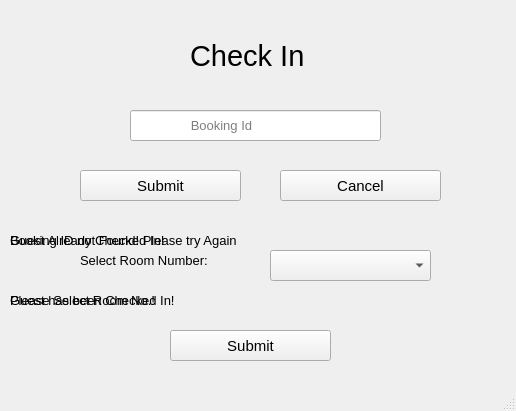
<?xml version="1.0" encoding="UTF-8"?>
<ui version="4.0">
 <class>checkin</class>
 <widget class="QMainWindow" name="checkin">
  <property name="geometry">
   <rect>
    <x>0</x>
    <y>0</y>
    <width>516</width>
    <height>411</height>
   </rect>
  </property>
  <property name="windowTitle">
   <string>MainWindow</string>
  </property>
  <widget class="QWidget" name="centralwidget">
   <widget class="QLabel" name="checkin_label">
    <property name="geometry">
     <rect>
      <x>190</x>
      <y>30</y>
      <width>161</width>
      <height>51</height>
     </rect>
    </property>
    <property name="font">
     <font>
      <pointsize>22</pointsize>
     </font>
    </property>
    <property name="text">
     <string>Check In</string>
    </property>
   </widget>
   <widget class="QComboBox" name="select_roomno">
    <property name="enabled">
     <bool>true</bool>
    </property>
    <property name="geometry">
     <rect>
      <x>270</x>
      <y>250</y>
      <width>161</width>
      <height>31</height>
     </rect>
    </property>
    <property name="font">
     <font>
      <pointsize>8</pointsize>
     </font>
    </property>
    <property name="placeholderText">
     <string>Room Type</string>
    </property>
    <item>
     <property name="text">
      <string>Select</string>
     </property>
    </item>
   </widget>
   <widget class="QLabel" name="select_room_label">
    <property name="enabled">
     <bool>true</bool>
    </property>
    <property name="geometry">
     <rect>
      <x>80</x>
      <y>250</y>
      <width>171</width>
      <height>21</height>
     </rect>
    </property>
    <property name="font">
     <font>
      <pointsize>10</pointsize>
     </font>
    </property>
    <property name="toolTip">
     <string>&lt;html&gt;&lt;head/&gt;&lt;body&gt;&lt;p&gt;Name&lt;/p&gt;&lt;/body&gt;&lt;/html&gt;</string>
    </property>
    <property name="whatsThis">
     <string>&lt;html&gt;&lt;head/&gt;&lt;body&gt;&lt;p&gt;Name&lt;/p&gt;&lt;/body&gt;&lt;/html&gt;</string>
    </property>
    <property name="text">
     <string>Select Room Number:</string>
    </property>
   </widget>
   <widget class="QPushButton" name="room_submit">
    <property name="enabled">
     <bool>true</bool>
    </property>
    <property name="geometry">
     <rect>
      <x>170</x>
      <y>330</y>
      <width>161</width>
      <height>31</height>
     </rect>
    </property>
    <property name="font">
     <font>
      <pointsize>11</pointsize>
     </font>
    </property>
    <property name="text">
     <string>Submit</string>
    </property>
   </widget>
   <widget class="QLabel" name="bookingnotfound_label">
    <property name="enabled">
     <bool>true</bool>
    </property>
    <property name="geometry">
     <rect>
      <x>10</x>
      <y>230</y>
      <width>301</width>
      <height>21</height>
     </rect>
    </property>
    <property name="font">
     <font>
      <pointsize>10</pointsize>
     </font>
    </property>
    <property name="toolTip">
     <string>&lt;html&gt;&lt;head/&gt;&lt;body&gt;&lt;p&gt;Name&lt;/p&gt;&lt;/body&gt;&lt;/html&gt;</string>
    </property>
    <property name="whatsThis">
     <string>&lt;html&gt;&lt;head/&gt;&lt;body&gt;&lt;p&gt;Name&lt;/p&gt;&lt;/body&gt;&lt;/html&gt;</string>
    </property>
    <property name="text">
     <string>Booking ID not Found! Please try Again</string>
    </property>
   </widget>
   <widget class="QPushButton" name="back">
    <property name="geometry">
     <rect>
      <x>280</x>
      <y>170</y>
      <width>161</width>
      <height>31</height>
     </rect>
    </property>
    <property name="font">
     <font>
      <pointsize>11</pointsize>
     </font>
    </property>
    <property name="text">
     <string>Cancel</string>
    </property>
   </widget>
   <widget class="QPushButton" name="booking_submit">
    <property name="geometry">
     <rect>
      <x>80</x>
      <y>170</y>
      <width>161</width>
      <height>31</height>
     </rect>
    </property>
    <property name="font">
     <font>
      <pointsize>11</pointsize>
     </font>
    </property>
    <property name="text">
     <string>Submit</string>
    </property>
   </widget>
   <widget class="QLabel" name="roomnonotfound_label">
    <property name="enabled">
     <bool>true</bool>
    </property>
    <property name="geometry">
     <rect>
      <x>10</x>
      <y>290</y>
      <width>151</width>
      <height>21</height>
     </rect>
    </property>
    <property name="font">
     <font>
      <pointsize>10</pointsize>
     </font>
    </property>
    <property name="toolTip">
     <string>&lt;html&gt;&lt;head/&gt;&lt;body&gt;&lt;p&gt;Name&lt;/p&gt;&lt;/body&gt;&lt;/html&gt;</string>
    </property>
    <property name="whatsThis">
     <string>&lt;html&gt;&lt;head/&gt;&lt;body&gt;&lt;p&gt;Name&lt;/p&gt;&lt;/body&gt;&lt;/html&gt;</string>
    </property>
    <property name="text">
     <string>Please Select Room No.!</string>
    </property>
   </widget>
   <widget class="QLabel" name="guestcheckedin_label">
    <property name="enabled">
     <bool>true</bool>
    </property>
    <property name="geometry">
     <rect>
      <x>10</x>
      <y>290</y>
      <width>181</width>
      <height>21</height>
     </rect>
    </property>
    <property name="font">
     <font>
      <pointsize>10</pointsize>
     </font>
    </property>
    <property name="toolTip">
     <string>&lt;html&gt;&lt;head/&gt;&lt;body&gt;&lt;p&gt;Name&lt;/p&gt;&lt;/body&gt;&lt;/html&gt;</string>
    </property>
    <property name="whatsThis">
     <string>&lt;html&gt;&lt;head/&gt;&lt;body&gt;&lt;p&gt;Name&lt;/p&gt;&lt;/body&gt;&lt;/html&gt;</string>
    </property>
    <property name="text">
     <string>Guest has been Checked In!</string>
    </property>
   </widget>
   <widget class="QLineEdit" name="booking_Id">
    <property name="geometry">
     <rect>
      <x>130</x>
      <y>110</y>
      <width>251</width>
      <height>31</height>
     </rect>
    </property>
    <property name="font">
     <font>
      <pointsize>10</pointsize>
     </font>
    </property>
    <property name="placeholderText">
     <string>                Booking Id</string>
    </property>
   </widget>
   <widget class="QLabel" name="guestalreadycheckedin_label">
    <property name="enabled">
     <bool>true</bool>
    </property>
    <property name="geometry">
     <rect>
      <x>10</x>
      <y>230</y>
      <width>301</width>
      <height>21</height>
     </rect>
    </property>
    <property name="font">
     <font>
      <pointsize>10</pointsize>
     </font>
    </property>
    <property name="toolTip">
     <string>&lt;html&gt;&lt;head/&gt;&lt;body&gt;&lt;p&gt;Name&lt;/p&gt;&lt;/body&gt;&lt;/html&gt;</string>
    </property>
    <property name="whatsThis">
     <string>&lt;html&gt;&lt;head/&gt;&lt;body&gt;&lt;p&gt;Name&lt;/p&gt;&lt;/body&gt;&lt;/html&gt;</string>
    </property>
    <property name="text">
     <string>Guest Already Checked In!</string>
    </property>
   </widget>
  </widget>
  <widget class="QStatusBar" name="statusbar"/>
 </widget>
 <resources/>
 <connections/>
</ui>
